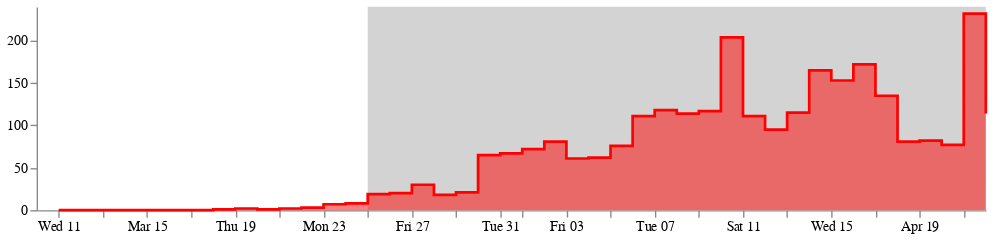

Notebook code for this chart:
### Code cell
# collapse-show
chart = alt.Chart(michdf).mark_area(fill='red', fillOpacity=0.5, line=True, interpolate='step-after',).encode(
    x='date:T',
    y='deaths_perday:Q',
    color=alt.value('red') # Exceptional Case, bug in Vega or Vega Lite - https://stackoverflow.com/questions/62005052/how-do-i-change-the-line-color-in-altairs-filled-step-chart
    
).properties(height=150, width=700)

source2 = [{
            "start": "2020-03-25",
            "end": michdf['date'].max(),
            "event": "Stay at Home"
          }]
source2 = alt.pd.DataFrame(source2)

rect = alt.Chart(source2).mark_rect().encode(
    x =  'start:T',
    x2 = 'end:T',
    color=alt.value('lightgray')
)

(rect+chart).configure_view(
    strokeWidth=0
).configure_axis(
    grid=False,
    title=None
)

### Figure 1 — Vega-Lite specification as saved in the notebook (floating-point values rounded to 4 significant figures)
{"config": {"view": {"continuousWidth": 400, "continuousHeight": 300, "strokeWidth": 0}, "axis": {"grid": false, "title": null}}, "layer": [{"data": {"name": "data-0261fe0365d862169148da1217b80e3b"}, "mark": "rect", "encoding": {"color": {"value": "lightgray"}, "x": {"type": "temporal", "field": "start"}, "x2": {"field": "end"}}}, {"data": {"name": "data-c738b8b3f03988a1b247a19d0ba00faa"}, "mark": {"type": "area", "fill": "red", "fillOpacity": 0.5, "interpolate": "step-after", "line": true}, "encoding": {"color": {"value": "red"}, "x": {"type": "temporal", "field": "date"}, "y": {"type": "quantitative", "field": "deaths_perday"}}, "height": 150, "width": 700}], "$schema": "https://vega.github.io/schema/vega-lite/v4.8.1.json", "datasets": {"data-0261fe0365d862169148da1217b80e3b": [{"start": "2020-03-25", "end": "2020-04-22", "event": "Stay at Home"}], "data-c738b8b3f03988a1b247a19d0ba00faa": [{"date": "2020-03-10", "state": "Michigan", "fips": 26, "cases": 2, "deaths": 0, "deaths_perday": null}, {"date": "2020-03-11", "state": "Michigan", "fips": 26, "cases": 2, "deaths": 0, "deaths_perday": 0.0}, {"date": "2020-03-12", "state": "Michigan", "fips": 26, "cases": 12, "deaths": 0, "deaths_perday": 0.0}, {"date": "2020-03-13", "state": "Michigan", "fips": 26, "cases": 25, "deaths": 0, "deaths_perday": 0.0}, {"date": "2020-03-14", "state": "Michigan", "fips": 26, "cases": 33, "deaths": 0, "deaths_perday": 0.0}, {"date": "2020-03-15", "state": "Michigan", "fips": 26, "cases": 53, "deaths": 0, "deaths_perday": 0.0}, {"date": "2020-03-16", "state": "Michigan", "fips": 26, "cases": 54, "deaths": 0, "deaths_perday": 0.0}, {"date": "2020-03-17", "state": "Michigan", "fips": 26, "cases": 65, "deaths": 0, "deaths_perday": 0.0}, {"date": "2020-03-18", "state": "Michigan", "fips": 26, "cases": 80, "deaths": 1, "deaths_perday": 1.0}, {"date": "2020-03-19", "state": "Michigan", "fips": 26, "cases": 334, "deaths": 3, "deaths_perday": 2.0}, {"date": "2020-03-20", "state": "Michigan", "fips": 26, "cases": 548, "deaths": 4, "deaths_perday": 1.0}, {"date": "2020-03-21", "state": "Michigan", "fips": 26, "cases": 787, "deaths": 6, "deaths_perday": 2.0}, {"date": "2020-03-22", "state": "Michigan", "fips": 26, "cases": 1033, "deaths": 9, "deaths_perday": 3.0}, {"date": "2020-03-23", "state": "Michigan", "fips": 26, "cases": 1324, "deaths": 16, "deaths_perday": 7.0}, {"date": "2020-03-24", "state": "Michigan", "fips": 26, "cases": 1791, "deaths": 24, "deaths_perday": 8.0}, {"date": "2020-03-25", "state": "Michigan", "fips": 26, "cases": 2293, "deaths": 43, "deaths_perday": 19.0}, {"date": "2020-03-26", "state": "Michigan", "fips": 26, "cases": 2877, "deaths": 63, "deaths_perday": 20.0}, {"date": "2020-03-27", "state": "Michigan", "fips": 26, "cases": 3655, "deaths": 93, "deaths_perday": 30.0}, {"date": "2020-03-28", "state": "Michigan", "fips": 26, "cases": 4634, "deaths": 111, "deaths_perday": 18.0}, {"date": "2020-03-29", "state": "Michigan", "fips": 26, "cases": 5486, "deaths": 132, "deaths_perday": 21.0}, {"date": "2020-03-30", "state": "Michigan", "fips": 26, "cases": 6508, "deaths": 197, "deaths_perday": 65.0}, {"date": "2020-03-31", "state": "Michigan", "fips": 26, "cases": 7629, "deaths": 264, "deaths_perday": 67.0}, {"date": "2020-04-01", "state": "Michigan", "fips": 26, "cases": 9292, "deaths": 336, "deaths_perday": 72.0}, {"date": "2020-04-02", "state": "Michigan", "fips": 26, "cases": 10791, "deaths": 417, "deaths_perday": 81.0}, {"date": "2020-04-03", "state": "Michigan", "fips": 26, "cases": 12669, "deaths": 478, "deaths_perday": 61.0}, {"date": "2020-04-04", "state": "Michigan", "fips": 26, "cases": 14225, "deaths": 540, "deaths_perday": 62.0}, {"date": "2020-04-05", "state": "Michigan", "fips": 26, "cases": 15633, "deaths": 616, "deaths_perday": 76.0}, {"date": "2020-04-06", "state": "Michigan", "fips": 26, "cases": 17129, "deaths": 727, "deaths_perday": 111.0}, {"date": "2020-04-07", "state": "Michigan", "fips": 26, "cases": 18851, "deaths": 845, "deaths_perday": 118.0}, {"date": "2020-04-08", "state": "Michigan", "fips": 26, "cases": 20220, "deaths": 959, "deaths_perday": 114.0}, {"date": "2020-04-09", "state": "Michigan", "fips": 26, "cases": 21375, "deaths": 1076, "deaths_perday": 117.0}, {"date": "2020-04-10", "state": "Michigan", "fips": 26, "cases": 22646, "deaths": 1280, "deaths_perday": 204.0}, {"date": "2020-04-11", "state": "Michigan", "fips": 26, "cases": 23853, "deaths": 1391, "deaths_perday": 111.0}, {"date": "2020-04-12", "state": "Michigan", "fips": 26, "cases": 24494, "deaths": 1486, "deaths_perday": 95.0}, {"date": "2020-04-13", "state": "Michigan", "fips": 26, "cases": 25487, "deaths": 1601, "deaths_perday": 115.0}, {"date": "2020-04-14", "state": "Michigan", "fips": 26, "cases": 26844, "deaths": 1766, "deaths_perday": 165.0}, {"date": "2020-04-15", "state": "Michigan", "fips": 26, "cases": 27893, "deaths": 1919, "deaths_perday": 153.0}, {"date": "2020-04-16", "state": "Michigan", "fips": 26, "cases": 29119, "deaths": 2091, "deaths_perday": 172.0}, {"date": "2020-04-17", "state": "Michigan", "fips": 26, "cases": 29952, "deaths": 2226, "deaths_perday": 135.0}, {"date": "2020-04-18", "state": "Michigan", "fips": 26, "cases": 30717, "deaths": 2307, "deaths_perday": 81.0}, {"date": "2020-04-19", "state": "Michigan", "fips": 26, "cases": 31348, "deaths": 2389, "deaths_perday": 82.0}, {"date": "2020-04-20", "state": "Michigan", "fips": 26, "cases": 31927, "deaths": 2466, "deaths_perday": 77.0}, {"date": "2020-04-21", "state": "Michigan", "fips": 26, "cases": 32935, "deaths": 2698, "deaths_perday": 232.0}, {"date": "2020-04-22", "state": "Michigan", "fips": 26, "cases": 33929, "deaths": 2812, "deaths_perday": 114.0}]}}
